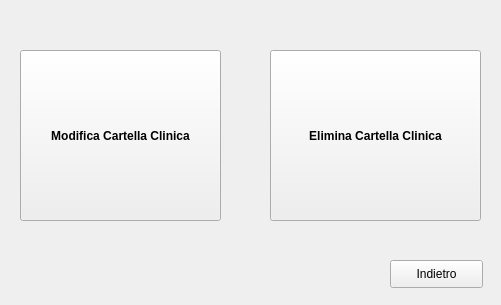
<?xml version="1.0" encoding="UTF-8"?>
<ui version="4.0">
 <class>Form</class>
 <widget class="QWidget" name="Form">
  <property name="geometry">
   <rect>
    <x>0</x>
    <y>0</y>
    <width>501</width>
    <height>305</height>
   </rect>
  </property>
  <property name="windowTitle">
   <string>Modifica/Elimina Cartella Clinica</string>
  </property>
  <widget class="QPushButton" name="pushButton">
   <property name="geometry">
    <rect>
     <x>20</x>
     <y>50</y>
     <width>201</width>
     <height>171</height>
    </rect>
   </property>
   <property name="font">
    <font>
     <pointsize>9</pointsize>
     <weight>75</weight>
     <bold>true</bold>
    </font>
   </property>
   <property name="text">
    <string>Modifica Cartella Clinica</string>
   </property>
  </widget>
  <widget class="QPushButton" name="pushButton_2">
   <property name="geometry">
    <rect>
     <x>270</x>
     <y>50</y>
     <width>211</width>
     <height>171</height>
    </rect>
   </property>
   <property name="font">
    <font>
     <pointsize>9</pointsize>
     <weight>75</weight>
     <bold>true</bold>
    </font>
   </property>
   <property name="text">
    <string>Elimina Cartella Clinica</string>
   </property>
  </widget>
  <widget class="QPushButton" name="pushButton_3">
   <property name="geometry">
    <rect>
     <x>390</x>
     <y>260</y>
     <width>93</width>
     <height>28</height>
    </rect>
   </property>
   <property name="text">
    <string>Indietro</string>
   </property>
  </widget>
 </widget>
 <resources/>
 <connections/>
</ui>
